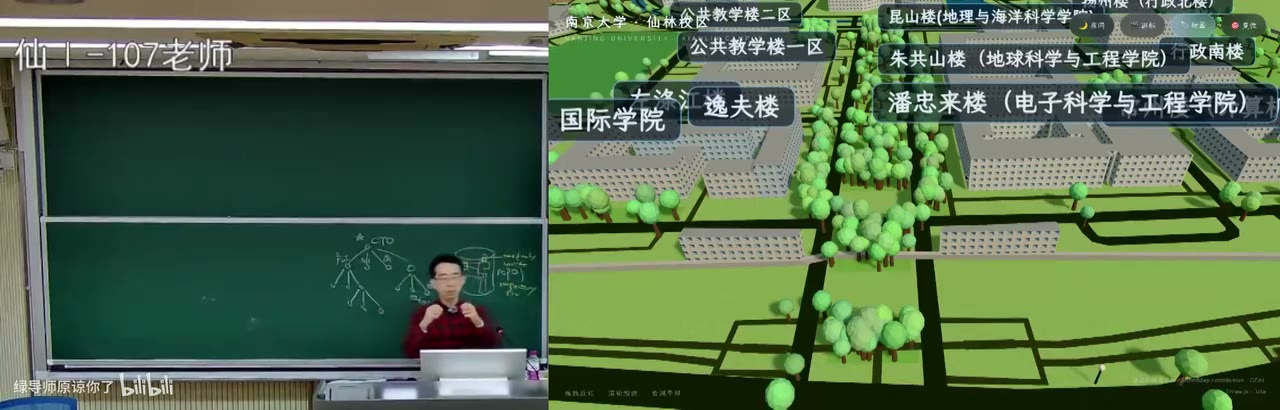
#> input picture 生成式软件工程/lecture-09/visual/scan/sample-00279.jpg, 1280 x 410 px; its folder holds only this picture in this run
$ python analyze.py
#> lines starting #> are read from the running program, lines starting #| are printed output that depends on the picture
from pathlib import Path
from PIL import Image,ImageDraw,ImageFont
import numpy as np,json,hashlib,datetime
p=Path('/tmp/gse09-visual');files=sorted((p/'scan').glob('sample-*.jpg'));scans=[];candidates=[];reps=[];prev=None;prevb=None
font=ImageFont.truetype('/System/Library/Fonts/Menlo.ttc',14)
for n,f in enumerate(files):
 im=Image.open(f);a=np.array(im.crop((550,0,1280,410)).convert('L').resize((183,103)),dtype=np.int16);b=np.array(im.crop((0,75,548,340)).convert('L').resize((137,66)),dtype=np.int16)
#> further down, im is the input picture: PIL image 1280x410 RGB; mean R, G, B 84.8, 108.7, 77.9
#> after `a = np.array(im.crop((550, 0, 1280, 410)).convert('L').resize((183, 10`:
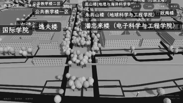
#> a: shape (103, 183) int16; min 7, max 234, mean 114.3
#> after `b = np.array(im.crop((0, 75, 548, 340)).convert('L').resize((137, 66))`:
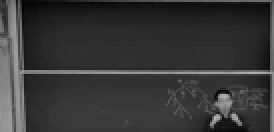
#> b: shape (66, 137) int16 (shown 2 times larger); min 0, max 174, mean 54.5
 de=np.abs(a-prev) if prev is not None else np.full_like(a,255);bd=np.abs(b-prevb) if prevb is not None else np.full_like(b,255)
#> after `de = np.abs(a - prev) if prev is not None else np.full_like(a, 255)`: de: shape (103, 183) int16; every value is 255
#> after `bd = np.abs(b - prevb) if prevb is not None else np.full_like(b, 255)`: bd: shape (66, 137) int16; every value is 255
 score=float(de.mean());frac=float((de>15).mean());bs=float(bd.mean());reason=[]
#> after `score = float(de.mean())`: score = 255
#> after `frac = float((de > 15).mean())`: frac = 1
#> after `bs = float(bd.mean())`: bs = 255
 if n%15==0:reason.append('30s_fallback')
 if score>1.5 and frac>.012:reason.append('screen_change')
 if bs>7.0:reason.append('board_change_or_occlusion')
#> (the run stopped early here; a loop or call above may not have finished)

$ run again, on 生成式软件工程/lecture-09/visual/scan/sample-01818.jpg
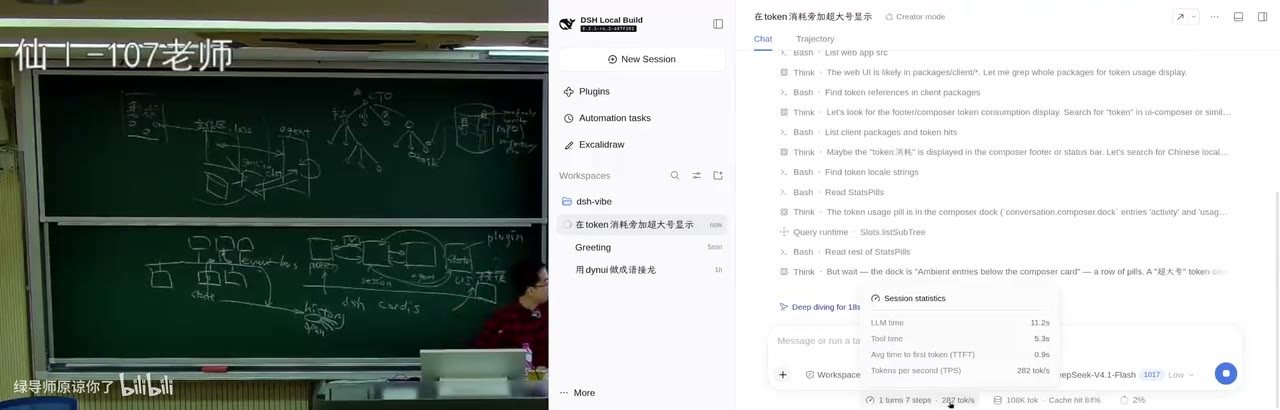
#> input picture 生成式软件工程/lecture-09/visual/scan/sample-01818.jpg, 1280 x 410 px
#> im is the input picture: PIL image 1280x410 RGB; mean R, G, B 159.2, 165.8, 161
#> `a = np.array(im.crop((550, 0, 1280, 410)).convert('L').resize((183, 10`:
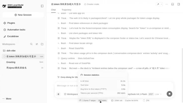
#> a: shape (103, 183) int16; min 45, max 255, mean 248
#> `b = np.array(im.crop((0, 75, 548, 340)).convert('L').resize((137, 66))`:
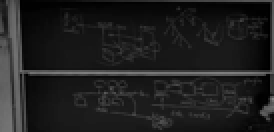
#> b: shape (66, 137) int16 (shown 2 times larger); min 0, max 131, mean 31
#> de: shape (103, 183) int16; every value is 255
#> bd: shape (66, 137) int16; every value is 255
#> score = 255
#> frac = 1
#> bs = 255

$ run again, on 生成式软件工程/lecture-09/visual/scan/sample-00613.jpg
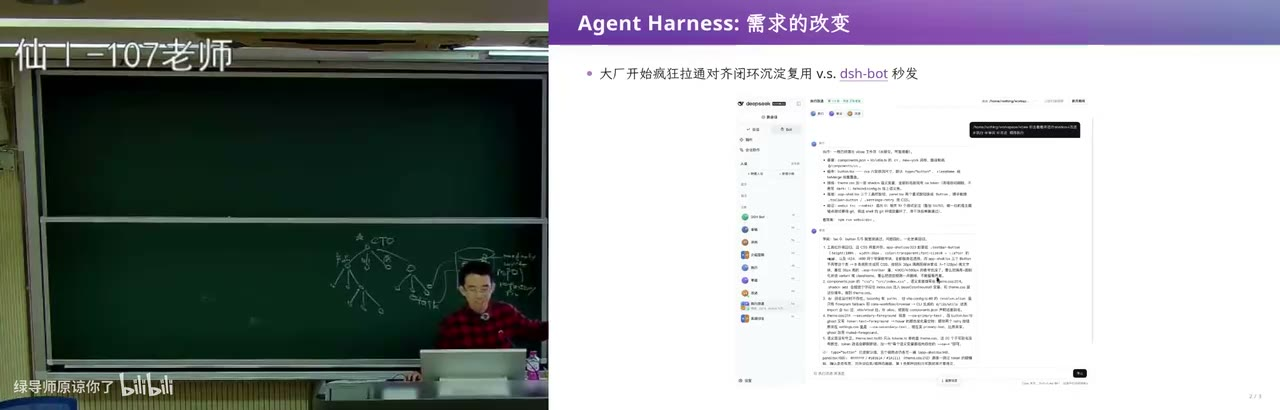
#> input picture 生成式软件工程/lecture-09/visual/scan/sample-00613.jpg, 1280 x 410 px
#> im is the input picture: PIL image 1280x410 RGB; mean R, G, B 151.9, 155.9, 155.6
#> `a = np.array(im.crop((550, 0, 1280, 410)).convert('L').resize((183, 10`:
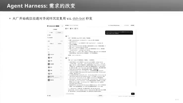
#> a: shape (103, 183) int16; min 1, max 255, mean 234.1
#> `b = np.array(im.crop((0, 75, 548, 340)).convert('L').resize((137, 66))`:
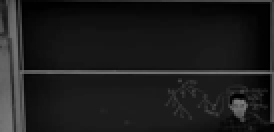
#> b: shape (66, 137) int16 (shown 2 times larger); min 0, max 127, mean 28.6
#> de: shape (103, 183) int16; every value is 255
#> bd: shape (66, 137) int16; every value is 255
#> score = 255
#> frac = 1
#> bs = 255
